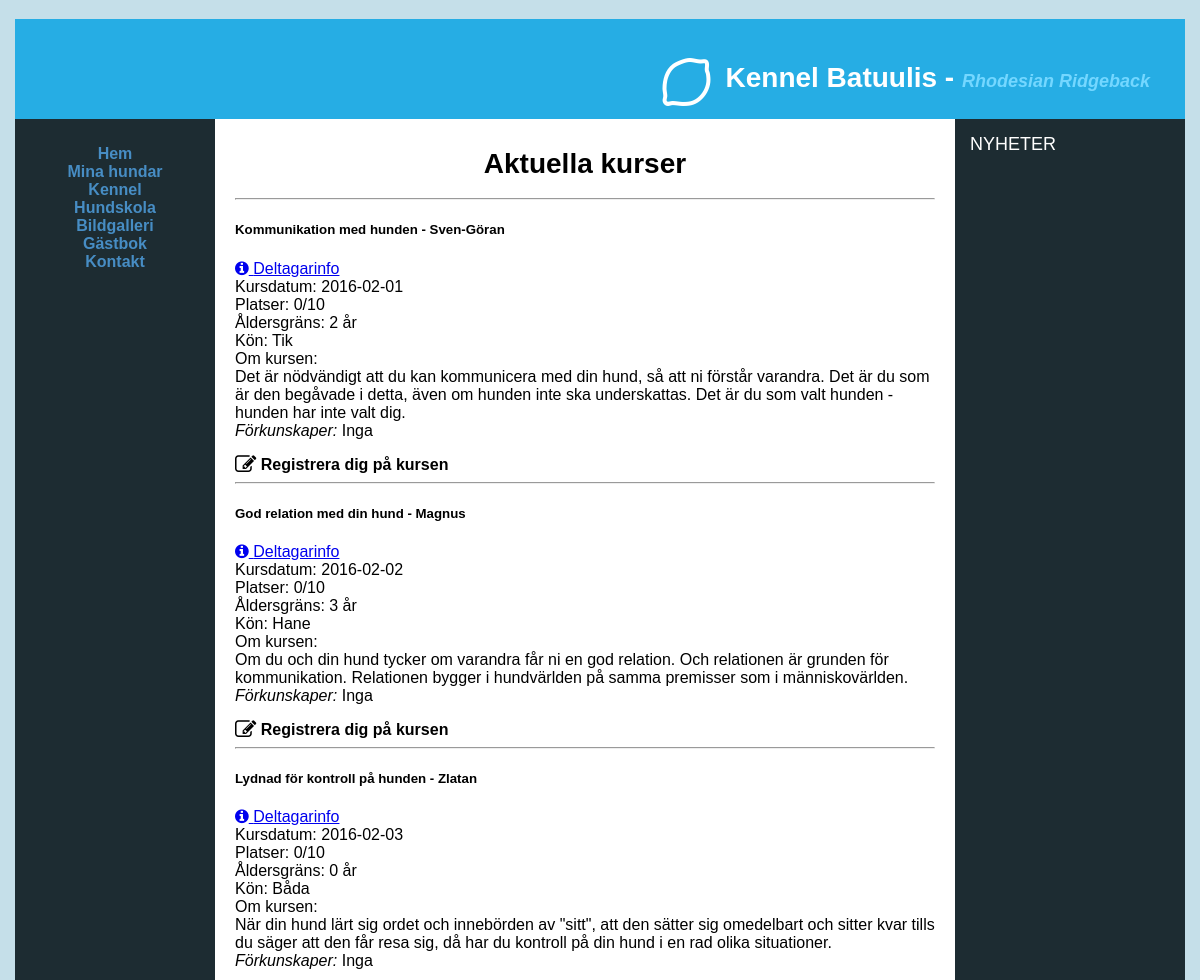
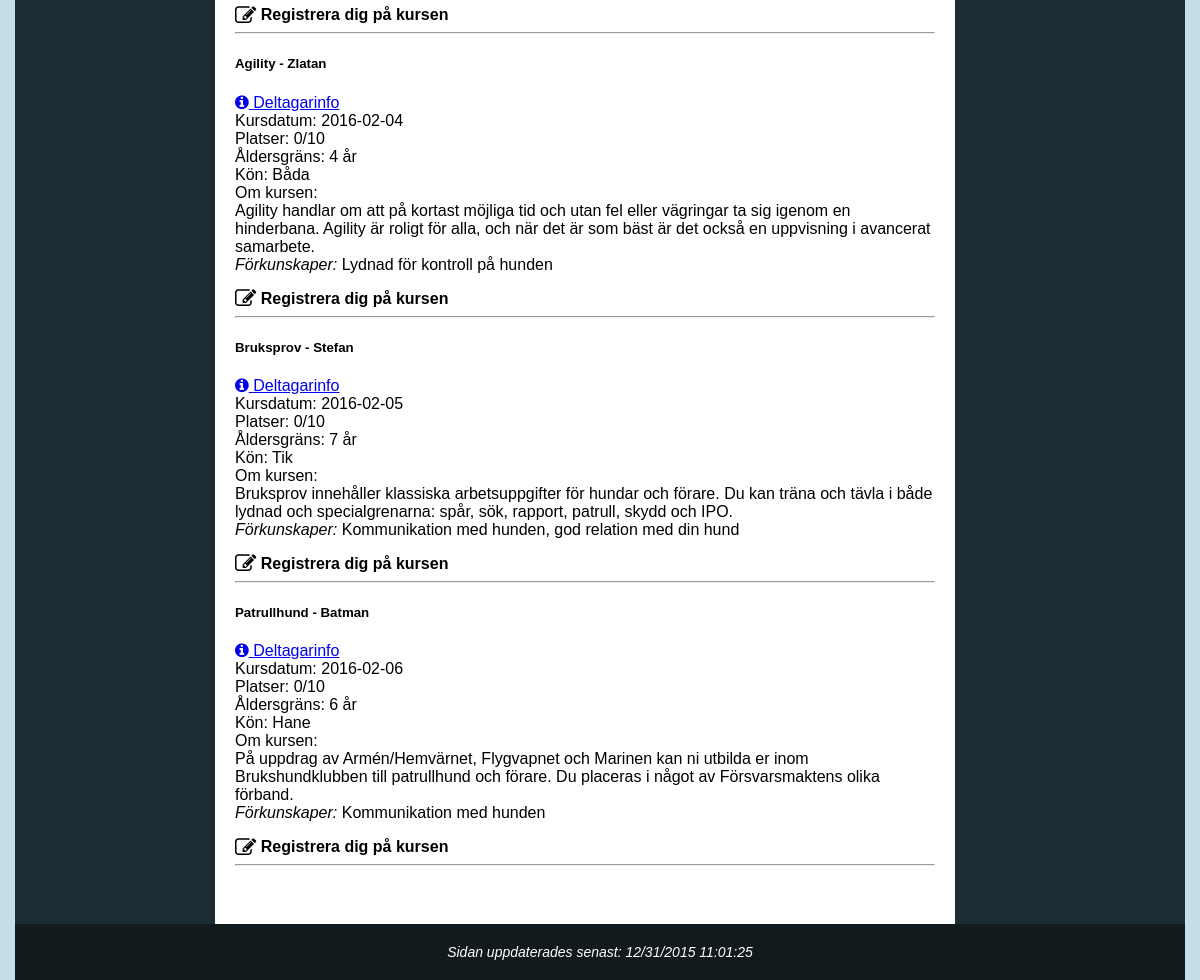
Page /school.php on the committed database (2 pictures, top to bottom).
### tables this page shows
CREATE TABLE DogCourse (
    `CourseName` varchar(255) NOT NULL,
    `CourseTeacher` varchar(255) NOT NULL,
    `CourseDate` date NOT NULL,
    `AgeOfDog` int NOT NULL,
    `Gender` varchar(10) NOT NULL,
    `PriorKnowledge` varchar(255),
    `CourseText` varchar(255),
    PRIMARY KEY (`CourseName`, `CourseTeacher`, `CourseDate`)
);

### data/dbHelper.php (called while the page is built, shortened)
<?php
function result($err, $data){
	return array('err' => $err, 'data' => $data);
}
function createConnection(){
	$localhost = true;
	$db = null;
	if ($localhost){
		$db = new PDO("mysql:host=127.0.0.1;dbname=OperationDoge;charset=utf8mb4;", "root", "root");
	} else {
		$db = new PDO("mysql:host=mysqlsemi1.space2u.com;dbname=d36234_db6;", "d36234-db6", "jn9MGrOC");
	}
	$db->setAttribute( PDO::ATTR_ERRMODE, PDO::ERRMODE_EXCEPTION);
	return $db;
}
function createStatement($conn, $q, $p){
	$statement = $conn->prepare($q);
	$statement->setFetchMode(PDO::FETCH_ASSOC);
	return $statement;
}
function fetchAll($statement){
	return $statement->fetchAll();
}
function query($q, $p = NULL, $single = false){
	$err = null;
	$data = null;
	try {
		$conn = createConnection();
		$statement = createStatement($conn, $q, $p);
		$statement->execute($p);
		$data = ($single ? fetch($statement) : fetchAll($statement));
	} catch(PDOException $e){
		$err = $e;
	}
	return result($err, $data);
}
?>

### school.php (the view, shortened to what this page needs)
<?php
include_once 'header.php';
include_once 'aside.php';
?>
<?php
	if (isset($_POST['submit-regToCourse'])){
		if (strlen($_POST['dogName']) > 0 &&
		 	strlen($_POST['ownerName']) > 0 &&
		 	strlen($_POST['dogAge']) > 0 &&
		 	strlen($_POST['dogGender']) > 0 &&
		 	strlen($_POST['courseName']) > 0 &&
		 	strlen($_POST['courseTeacher']) > 0 &&
		 	strlen($_POST['courseDate']) > 9 &&
			strlen($_POST['email']) > 0){
			$result = query('SELECT CourseName, CourseTeacher, CourseDate, AgeOfDog, Gender, PriorKnowledge, CourseText, Participants FROM ComingCourses WHERE CourseName = :courseName AND CourseTeacher = :courseTeacher AND CourseDate = :courseDate',
				array(
					':courseName' => $_POST['courseName'],
					':courseTeacher' => $_POST['courseTeacher'],
					':courseDate' => $_POST['courseDate']
				)
			);
			if ($result['err'] == null){
				if (count($result['data']) > 0){
					$data = $result['data'];
					$foundCourse = $data[0];
					if ($foundCourse['AgeOfDog'] > $_POST['dogAge']){ $submitError = 'Kursen kräver att din hund är äldre'; }
					if ($foundCourse['Gender'] != 'B' && $foundCourse['Gender'] != $_POST['dogGender']){ $submitError = 'Kursen tar ej emot hundar av angivet kön'; }
					if (!isset($_POST['reserveSpot']) && $foundCourse['Participants'] >= 10){ $submitError = 'Kursplatserna hann ta slut, gör anmälan igen om du vill registera dig för en reservplats. Annars kan du gå tillbaka och se övriga kurser.'; }
					if (!isset($submitError)){
						$insertResult = nonquery('INSERT INTO Participant(DogName, OwnerName, AgeOfDog, Gender, ExtraInfo, DogCourse_CourseName, DogCourse_CourseTeacher, DogCourse_CourseDate, RegisterDate, Email) values(:dogName, :ownerName, :ageOfDog, :gender, :extraInfo, :courseName, :courseTeacher, :courseDate, NOW(), :email)',
							array(
								':dogName' => $_POST['dogName'],
								':ownerName' => $_POST['ownerName'],
								':ageOfDog' => $_POST['dogAge'],
								':gender' => $_POST['dogGender'],
								':extraInfo' => $_POST['extraInfo'],
								':courseName' => $_POST['courseName'],
								':courseTeacher' => $_POST['courseTeacher'],
								':courseDate' => $_POST['courseDate'],
								':email' => $_POST['email']
							)
						);
						if ($insertResult['err'] == null){
							$submitSuccess = true;
							$courseLink = 'course.php?courseName=' . $_POST['courseName'] . '&courseTeacher=' . $_POST['courseTeacher'] . '&courseDate=' . $_POST['courseDate'];
							$headers = 'From: ' . 'contact@bejtuladesign.com';
							$sent = mail(
								$_POST['email'],
								'Bekräftelse av bokning',
								'Grattis ' . $_POST['ownerName']. '! Du är nu registrerad på kursen ' . $_POST['courseName'] . ' med läraren ' . $_POST['courseTeacher'] . ' den ' . $_POST['courseDate'] . ' med din hund ' . $_POST['dogName'] . '<a href="' . $courseLink . '"> Till kursen</a>',
								$headers
							);
						} else { $submitError = 'Gick inte att registrera er på kursen, ni är redan registrerade!'; }
					}
				} else { $submitError = 'Den kurs du försöker registerar dig till finns inte!'; }
			} else { $submitError = 'Problem med att hitta kursen, prova igen!'; }
		} else { $submitError = 'Saknar värden, fyll i igen!'; }
	} else {
		$result = query('SELECT CourseName, CourseTeacher, CourseDate, AgeOfDog, Gender, PriorKnowledge, CourseText, Participants FROM ComingCourses');
		if ($result['err'] == null){ $courses = $result['data']; }
		else { $coursesError = "Gick inte att läsa kommande kurser"; }
	}
?>
<main class="height-uv">
	<div class="container">
		<h1 style="text-align: center;">Aktuella kurser</h1>
		<hr>
		<?php
			if (isset($courses)){
				foreach($courses as $key => $c){
					$tempGender = $c['Gender'];
					if ($tempGender == 'F'){
						$tempGender = 'Tik';
					} else if ($tempGender == 'M'){
						$tempGender = 'Hane';
					} else {
						$tempGender = 'Båda';
					}
					echo
						'<div class="row">' .
						'<div class="twelve columns">' .
						'<h5 class="courseInfoHeader">'. $c['CourseName'] .' - '. $c['CourseTeacher'] . '</h5> ' .
						'<label><a href="course.php?courseName=' . $c['CourseName'] . '&courseTeacher=' . $c['CourseTeacher'] . '&courseDate=' . $c['CourseDate'] . '"><i class="fa fa-info-circle"></i> Deltagarinfo</a></label>' .
						'<label>Kursdatum: <span class="label-value course-date">' . $c['CourseDate'] . '</span></label>' .
						'<label>Platser: <span class="label-value"><span class="numOfParticipants">' . $c['Participants'] . '</span>/10</span></label>' .
						'<label>Åldersgräns: <span class="label-value">' . $c['AgeOfDog'] . ' år</span></label>' .
						'<label>Kön: <span class="label-value">' . $tempGender . '</span></label>' .
						'<label>Om kursen: </label>' .
						'<p>' . $c['CourseText'] . '<br><i>Förkunskaper: </i>' . $c['PriorKnowledge'] .'</p>' .
						'<span class="reg-course" id="course'. $key .'"><i class="fa fa-pencil-square-o fa-lg"></i><b> Registrera dig på kursen </b></span>' .
						'</div>' .
						'</div>' .
						'<hr>';
				}
			}
		?>
	</div>
</main>
<?php
include_once 'footer.php';
?>

### header.php (shortened to what this page needs)
<?php
    include_once 'data/dbHelper.php';
?>
<!DOCTYPE html>
<head>
    <link rel="stylesheet" href="css/style.css">
    <link rel="stylesheet" type="text/css" href="https://cdnjs.cloudflare.com/ajax/libs/skeleton/2.0.4/skeleton.css" />
    <link rel="stylesheet" type="text/css" media="all" href="css/jquery.fancybox.css">
    <link rel="stylesheet" href="https://maxcdn.bootstrapcdn.com/font-awesome/4.5.0/css/font-awesome.min.css">
    </head>
    <body>
        <div id="wrapper">
            <header>
                <h1><i class="fa fa-lemon-o fa-2x"></i><span class="logo">Kennel Batuulis - <span class="slogan">Rhodesian Ridgeback</span></span></h1>
            </header>
            <nav>
                <ul>
                    <li><a href="index.php">Hem</a></li>
                    <li><a href="mydogs.php">Mina hundar</a></li>
                    <li><a href="dogs.php">Kennel</a></li>
                    <li><a href="school.php">Hundskola</a></li>
                    <li><a href="gallery.php">Bildgalleri</a></li>
                    <li><a href="forum.php">Gästbok</a></li>
                    <li><a href="contact.php">Kontakt</a></li>
                </ul>
            </nav>

### aside.php (shortened to what this page needs)
<aside>
	<span class="aside-title">Nyheter</span>
</aside>

### footer.php
   <time>
        <div id="updatedTime"></div>
    </time>
   </div>
</body>
</html>

### css/style.css (style rules this page uses)
body { background: #c5dfe9; color: #330000; font-family: "Verdana", "Arial", sans-serif; }
body, html { height: 100%; }
ul li { list-style-type: none; }
#wrapper { background: #1d2c32; min-width: 700px; max-width: 1170px; margin: 0 auto; }
header { background: #26ade4; color: #000; text-align: left; margin: 0; height: 100px; background-position: center; }
header h1 { text-align: right; position: relative; top: 35px; right: 35px; color: #fff; }
span.slogan { color: #74d7ff; font-size: 18px; font-style: italic; }
span.logo { position: relative; top: -15px; margin-left: 15px; }
nav, main, aside { min-height: 500px; }
header, nav, main, aside, time { display: block; }
h1 { display: block; font-size: 28px !important; font-weight: bold; }
nav { text-align: center; float: left; width: 200px; font-weight: bold; padding-top: 10px; color: #fff; }
nav a { text-decoration: none; padding-bottom: 15px; }
nav a:link { color: #478dc4; }
nav ul { padding-left: 0; list-style-type: none; }
aside { float: right; padding: 15px; font-size: 14px; width: 200px; color: #fff; height: 100%; }
.aside-title { font-size: 18px; margin-left: 0; text-transform: uppercase; }
time { background: #111a1d; color: #fff; padding: 20px 0 20px 0; clear: both; font-size: 14px; text-align: center; font-style: italic; }
main { padding: 10px 20px 50px 20px; background: #fff; color: #000; overflow: auto; height: 100%; }
.height-uv { min-height: 1300px; }
label { float: left; display: block; text-align: right; width: 8em; padding-right: 10px; }
.news-form input, textarea, label { text-align: left; width: 100%; }
.label-value { font-weight: initial; }
.reg-course { cursor:pointer; }

### rows in the picture
dogcourse: CourseName "Kommunikation med hunden", CourseTeacher "Sven-Göran", CourseDate "2016-02-01", Participants "0", AgeOfDog "2", Gender "Tik", CourseText "Det är nödvändigt att du kan kommunicera med din hund, så att ni förstår varandra. Det är du som är den begåvade i detta, även om hunden inte ska underskattas. Det är du som valt hunden - hunden har inte valt dig.", PriorKnowledge "Inga"
dogcourse: CourseName "God relation med din hund", CourseTeacher "Magnus", CourseDate "2016-02-02", Participants "0", AgeOfDog "3", Gender "Hane", CourseText "Om du och din hund tycker om varandra får ni en god relation. Och relationen är grunden för kommunikation. Relationen bygger i hundvärlden på samma premisser som i människovärlden.", PriorKnowledge "Inga"
dogcourse: CourseName "Lydnad för kontroll på hunden", CourseTeacher "Zlatan", CourseDate "2016-02-03", Participants "0", AgeOfDog "0", Gender "Båda", CourseText "När din hund lärt sig ordet och innebörden av \"sitt\", att den sätter sig omedelbart och sitter kvar tills du säger att den får resa sig, då har du kontroll på din hund i en rad olika situationer.", PriorKnowledge "Inga"
dogcourse: CourseName "Agility", CourseTeacher "Zlatan", CourseDate "2016-02-04", Participants "0", AgeOfDog "4", Gender "Båda", CourseText "Agility handlar om att på kortast möjliga tid och utan fel eller vägringar ta sig igenom en hinderbana. Agility är roligt för alla, och när det är som bäst är det också en uppvisning i avancerat samarbete.", PriorKnowledge "Lydnad för kontroll på hunden"
dogcourse: CourseName "Bruksprov", CourseTeacher "Stefan", CourseDate "2016-02-05", Participants "0", AgeOfDog "7", Gender "Tik", CourseText "Bruksprov innehåller klassiska arbetsuppgifter för hundar och förare. Du kan träna och tävla i både lydnad och specialgrenarna: spår, sök, rapport, patrull, skydd och IPO.", PriorKnowledge "Kommunikation med hunden, god relation med din hund"
dogcourse: CourseName "Patrullhund", CourseTeacher "Batman", CourseDate "2016-02-06", Participants "0", AgeOfDog "6", Gender "Hane", CourseText "På uppdrag av Armén/Hemvärnet, Flygvapnet och Marinen kan ni utbilda er inom Brukshundklubben till patrullhund och förare. Du placeras i något av Försvarsmaktens olika förband.", PriorKnowledge "Kommunikation med hunden"
